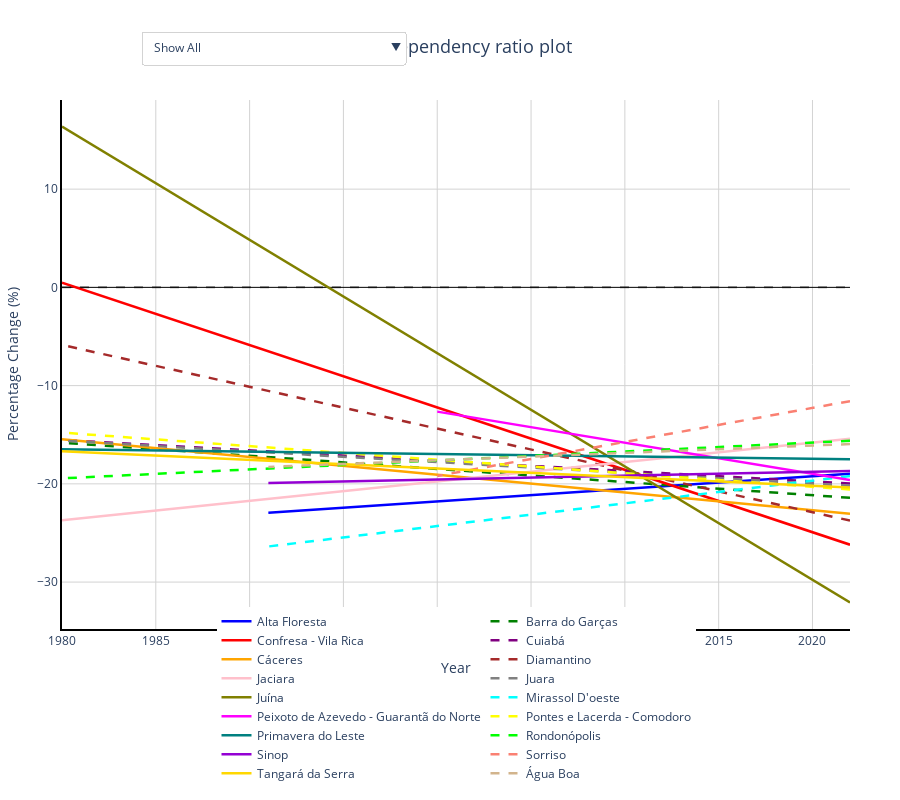

Write notebook code for a chart like this one.
### Code cell
# Young dependency ratio plot
create_interactive_linear_plot(
    r"C:\Users\daves\OneDrive\Pessoal\Acadêmico\Mestrado\Dissertação - Execução\Dissertação\Quadros e gráficos\Table 11.xlsx",
    "Planilha2",
    r"C:/Users/daves/OneDrive/Pessoal/Acadêmico/Mestrado/Dissertação - Execução/Dissertação/Quadros e gráficos/Young_dependency_ratio.html",
    plot_title="Young dependency ratio plot",
    y_zero_line=True,
    show_plot=True
)

### Figure 1 — Plotly figure (JSON) as saved in the notebook; plotly's stock layout.template omitted (floating-point values rounded to 4 significant figures)
{"data": [{"hovertemplate": "<b>Alta Floresta</b><br>Year: %{x}<br>Change: %{y:.2f}%", "line": {"color": "blue", "dash": "solid", "width": 2.5}, "mode": "lines", "name": "Alta Floresta", "type": "scatter", "x": [2022, 2010, 2000, 1991], "y": [-18.97, -20.51, -21.8, -22.95]}, {"hovertemplate": "<b>Barra do Garças</b><br>Year: %{x}<br>Change: %{y:.2f}%", "line": {"color": "green", "dash": "dash", "width": 2.5}, "mode": "lines", "name": "Barra do Garças", "type": "scatter", "x": [2022, 2010, 2000, 1991, 1980], "y": [-21.42, -19.82, -18.48, -17.28, -15.81]}, {"hovertemplate": "<b>Confresa - Vila Rica</b><br>Year: %{x}<br>Change: %{y:.2f}%", "line": {"color": "red", "dash": "solid", "width": 2.5}, "mode": "lines", "name": "Confresa - Vila Rica", "type": "scatter", "x": [2022, 2010, 2000, 1991, 1980], "y": [-26.19, -18.57, -12.22, -6.503, 0.4833]}, {"hovertemplate": "<b>Cuiabá</b><br>Year: %{x}<br>Change: %{y:.2f}%", "line": {"color": "purple", "dash": "dash", "width": 2.5}, "mode": "lines", "name": "Cuiabá", "type": "scatter", "x": [2022, 2010, 2000, 1991, 1980], "y": [-19.96, -18.7, -17.64, -16.7, -15.54]}, {"hovertemplate": "<b>Cáceres</b><br>Year: %{x}<br>Change: %{y:.2f}%", "line": {"color": "orange", "dash": "solid", "width": 2.5}, "mode": "lines", "name": "Cáceres", "type": "scatter", "x": [2022, 2010, 2000, 1991, 1980], "y": [-23.06, -20.88, -19.07, -17.44, -15.45]}, {"hovertemplate": "<b>Diamantino</b><br>Year: %{x}<br>Change: %{y:.2f}%", "line": {"color": "brown", "dash": "dash", "width": 2.5}, "mode": "lines", "name": "Diamantino", "type": "scatter", "x": [2022, 2010, 2000, 1991, 1980], "y": [-23.74, -18.63, -14.38, -10.54, -5.861]}, {"hovertemplate": "<b>Jaciara</b><br>Year: %{x}<br>Change: %{y:.2f}%", "line": {"color": "pink", "dash": "solid", "width": 2.5}, "mode": "lines", "name": "Jaciara", "type": "scatter", "x": [2022, 2010, 2000, 1991, 1980], "y": [-15.4, -17.78, -19.75, -21.54, -23.71]}, {"hovertemplate": "<b>Juara</b><br>Year: %{x}<br>Change: %{y:.2f}%", "line": {"color": "gray", "dash": "dash", "width": 2.5}, "mode": "lines", "name": "Juara", "type": "scatter", "x": [2022, 2010, 2000, 1991, 1980], "y": [-20.19, -18.88, -17.79, -16.8, -15.6]}, {"hovertemplate": "<b>Juína</b><br>Year: %{x}<br>Change: %{y:.2f}%", "line": {"color": "olive", "dash": "solid", "width": 2.5}, "mode": "lines", "name": "Juína", "type": "scatter", "x": [2022, 2010, 2000, 1991, 1980], "y": [-32.08, -18.24, -6.697, 3.687, 16.38]}, {"hovertemplate": "<b>Mirassol D'oeste</b><br>Year: %{x}<br>Change: %{y:.2f}%", "line": {"color": "cyan", "dash": "dash", "width": 2.5}, "mode": "lines", "name": "Mirassol D'oeste", "type": "scatter", "x": [2022, 2010, 2000, 1991], "y": [-19.21, -21.98, -24.29, -26.37]}, {"hovertemplate": "<b>Peixoto de Azevedo - Guarantã do Norte</b><br>Year: %{x}<br>Change: %{y:.2f}%", "line": {"color": "magenta", "dash": "solid", "width": 2.5}, "mode": "lines", "name": "Peixoto de Azevedo - Guarantã do Norte", "type": "scatter", "x": [2022, 2010, 2000], "y": [-19.6, -15.81, -12.65]}, {"hovertemplate": "<b>Pontes e Lacerda - Comodoro</b><br>Year: %{x}<br>Change: %{y:.2f}%", "line": {"color": "yellow", "dash": "dash", "width": 2.5}, "mode": "lines", "name": "Pontes e Lacerda - Comodoro", "type": "scatter", "x": [2022, 2010, 2000, 1991, 1980], "y": [-20.57, -18.92, -17.54, -16.3, -14.78]}, {"hovertemplate": "<b>Primavera do Leste</b><br>Year: %{x}<br>Change: %{y:.2f}%", "line": {"color": "teal", "dash": "solid", "width": 2.5}, "mode": "lines", "name": "Primavera do Leste", "type": "scatter", "x": [2022, 2010, 2000, 1991, 1980], "y": [-17.49, -17.21, -16.97, -16.75, -16.49]}, {"hovertemplate": "<b>Rondonópolis</b><br>Year: %{x}<br>Change: %{y:.2f}%", "line": {"color": "lime", "dash": "dash", "width": 2.5}, "mode": "lines", "name": "Rondonópolis", "type": "scatter", "x": [2022, 2010, 2000, 1991, 1980], "y": [-15.61, -16.71, -17.62, -18.44, -19.44]}, {"hovertemplate": "<b>Sinop</b><br>Year: %{x}<br>Change: %{y:.2f}%", "line": {"color": "darkviolet", "dash": "solid", "width": 2.5}, "mode": "lines", "name": "Sinop", "type": "scatter", "x": [2022, 2010, 2000, 1991], "y": [-18.68, -19.16, -19.55, -19.91]}, {"hovertemplate": "<b>Sorriso</b><br>Year: %{x}<br>Change: %{y:.2f}%", "line": {"color": "salmon", "dash": "dash", "width": 2.5}, "mode": "lines", "name": "Sorriso", "type": "scatter", "x": [2022, 2010, 2000], "y": [-11.58, -15.73, -19.2]}, {"hovertemplate": "<b>Tangará da Serra</b><br>Year: %{x}<br>Change: %{y:.2f}%", "line": {"color": "gold", "dash": "solid", "width": 2.5}, "mode": "lines", "name": "Tangará da Serra", "type": "scatter", "x": [2022, 2010, 2000, 1991, 1980], "y": [-20.38, -19.32, -18.44, -17.65, -16.69]}, {"hovertemplate": "<b>Água Boa</b><br>Year: %{x}<br>Change: %{y:.2f}%", "line": {"color": "tan", "dash": "dash", "width": 2.5}, "mode": "lines", "name": "Água Boa", "type": "scatter", "x": [2022, 2010, 2000, 1991], "y": [-15.95, -16.85, -17.6, -18.27]}], "layout": {"height": 800, "legend": {"font": {"size": 12}, "orientation": "h", "x": 0.5, "xanchor": "center", "y": -0.3, "yanchor": "bottom"}, "margin": {"b": 150, "l": 50, "r": 50, "t": 100}, "paper_bgcolor": "white", "plot_bgcolor": "white", "shapes": [{"line": {"color": "black", "dash": "dash"}, "opacity": 0.5, "type": "line", "x0": 0, "x1": 1, "xref": "x domain", "y0": 0, "y1": 0, "yref": "y"}], "title": {"font": {"size": 18}, "text": "Young dependency ratio plot", "x": 0.5, "xanchor": "center", "y": 0.95, "yanchor": "top"}, "updatemenus": [{"bgcolor": "white", "bordercolor": "lightgray", "borderwidth": 1, "buttons": [{"args": [{"visible": [true, true, true, true, true, true, true, true, true, true, true, true, true, true, true, true, true, true]}, {"showlegend": true, "title": "Young dependency ratio plot"}], "label": "Show All", "method": "update"}, {"args": [{"visible": [true, false, false, false, false, false, false, false, false, false, false, false, false, false, false, false, false, false]}, {"showlegend": true, "title": "Young dependency ratio plot - Alta Floresta"}], "label": "Alta Floresta", "method": "update"}, {"args": [{"visible": [false, true, false, false, false, false, false, false, false, false, false, false, false, false, false, false, false, false]}, {"showlegend": true, "title": "Young dependency ratio plot - Barra do Garças"}], "label": "Barra do Garças", "method": "update"}, {"args": [{"visible": [false, false, true, false, false, false, false, false, false, false, false, false, false, false, false, false, false, false]}, {"showlegend": true, "title": "Young dependency ratio plot - Confresa - Vila Rica"}], "label": "Confresa - Vila Rica", "method": "update"}, {"args": [{"visible": [false, false, false, true, false, false, false, false, false, false, false, false, false, false, false, false, false, false]}, {"showlegend": true, "title": "Young dependency ratio plot - Cuiabá"}], "label": "Cuiabá", "method": "update"}, {"args": [{"visible": [false, false, false, false, true, false, false, false, false, false, false, false, false, false, false, false, false, false]}, {"showlegend": true, "title": "Young dependency ratio plot - Cáceres"}], "label": "Cáceres", "method": "update"}, {"args": [{"visible": [false, false, false, false, false, true, false, false, false, false, false, false, false, false, false, false, false, false]}, {"showlegend": true, "title": "Young dependency ratio plot - Diamantino"}], "label": "Diamantino", "method": "update"}, {"args": [{"visible": [false, false, false, false, false, false, true, false, false, false, false, false, false, false, false, false, false, false]}, {"showlegend": true, "title": "Young dependency ratio plot - Jaciara"}], "label": "Jaciara", "method": "update"}, {"args": [{"visible": [false, false, false, false, false, false, false, true, false, false, false, false, false, false, false, false, false, false]}, {"showlegend": true, "title": "Young dependency ratio plot - Juara"}], "label": "Juara", "method": "update"}, {"args": [{"visible": [false, false, false, false, false, false, false, false, true, false, false, false, false, false, false, false, false, false]}, {"showlegend": true, "title": "Young dependency ratio plot - Juína"}], "label": "Juína", "method": "update"}, {"args": [{"visible": [false, false, false, false, false, false, false, false, false, true, false, false, false, false, false, false, false, false]}, {"showlegend": true, "title": "Young dependency ratio plot - Mirassol D'oeste"}], "label": "Mirassol D'oeste", "method": "update"}, {"args": [{"visible": [false, false, false, false, false, false, false, false, false, false, true, false, false, false, false, false, false, false]}, {"showlegend": true, "title": "Young dependency ratio plot - Peixoto de Azevedo - Guarantã do Norte"}], "label": "Peixoto de Azevedo - Guarantã do Norte", "method": "update"}, {"args": [{"visible": [false, false, false, false, false, false, false, false, false, false, false, true, false, false, false, false, false, false]}, {"showlegend": true, "title": "Young dependency ratio plot - Pontes e Lacerda - Comodoro"}], "label": "Pontes e Lacerda - Comodoro", "method": "update"}, {"args": [{"visible": [false, false, false, false, false, false, false, false, false, false, false, false, true, false, false, false, false, false]}, {"showlegend": true, "title": "Young dependency ratio plot - Primavera do Leste"}], "label": "Primavera do Leste", "method": "update"}, {"args": [{"visible": [false, false, false, false, false, false, false, false, false, false, false, false, false, true, false, false, false, false]}, {"showlegend": true, "title": "Young dependency ratio plot - Rondonópolis"}], "label": "Rondonópolis", "method": "update"}, {"args": [{"visible": [false, false, false, false, false, false, false, false, false, false, false, false, false, false, true, false, false, false]}, {"showlegend": true, "title": "Young dependency ratio plot - Sinop"}], "label": "Sinop", "method": "update"}, {"args": [{"visible": [false, false, false, false, false, false, false, false, false, false, false, false, false, false, false, true, false, false]}, {"showlegend": true, "title": "Young dependency ratio plot - Sorriso"}], "label": "Sorriso", "method": "update"}, {"args": [{"visible": [false, false, false, false, false, false, false, false, false, false, false, false, false, false, false, false, true, false]}, {"showlegend": true, "title": "Young dependency ratio plot - Tangará da Serra"}], "label": "Tangará da Serra", "method": "update"}, {"args": [{"visible": [false, false, false, false, false, false, false, false, false, false, false, false, false, false, false, false, false, true]}, {"showlegend": true, "title": "Young dependency ratio plot - Água Boa"}], "label": "Água Boa", "method": "update"}], "direction": "down", "font": {"size": 12}, "pad": {"r": 10, "t": 10}, "showactive": true, "x": 0.1, "xanchor": "left", "y": 1.15, "yanchor": "top"}], "xaxis": {"gridcolor": "lightgray", "gridwidth": 1, "linecolor": "black", "linewidth": 2, "showgrid": true, "showline": true, "title": {"text": "Year"}, "zeroline": false}, "yaxis": {"gridcolor": "lightgray", "gridwidth": 1, "linecolor": "black", "linewidth": 2, "showgrid": true, "showline": true, "title": {"text": "Percentage Change (%)"}, "zeroline": true, "zerolinecolor": "black", "zerolinewidth": 1}}}
